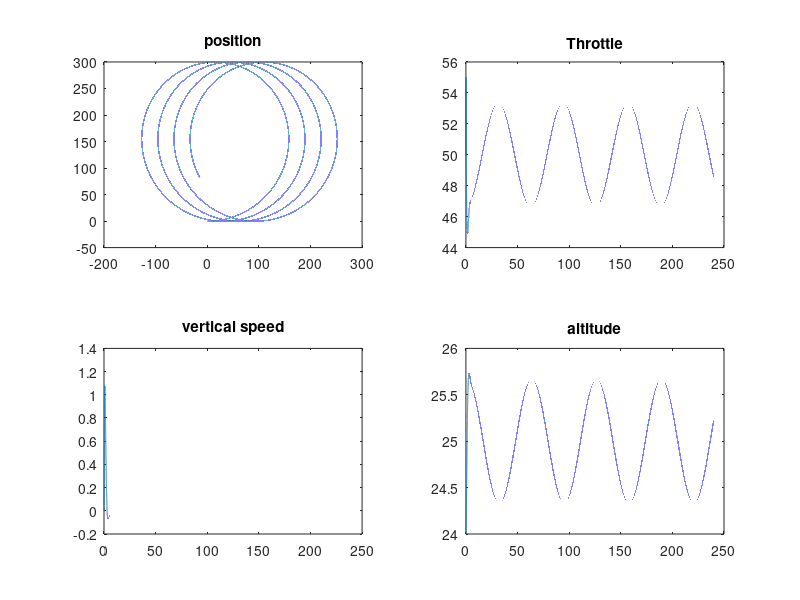

The MATLAB script that drew this image:

% simulation from the equations from Hector

clear all; clc; close all;

%% init
delta_T = 1e-3;
final_time = 240;

m = 1; % mass of the aircraft [kg]
W = m*9.8; % weight force [N]

cl = 9.8/15^2; % coefficient to be determined experimentally
cth = 15/50; % same

kp = 5; % positive gain constant to be also determined experimentally
kvv = 5;
th_nominal = 50; % nominal vlalue of the throttle
th_delta = 0;
hd = 25; % desired altitude [m]
u_theta = 0.1;

w = [1;0]; % wind vector (x, y axis velocity

vv = 0; % vertical velocity
sh = 15; % horizontal speed
h = 24; % altitude
p = [0; 0]; % position
theta = 0; % initial angle
vh = sh * [cos(theta);sin(theta)]; % initial velocity
wbx = dot(w,[cos(theta), sin(theta)]);
vs = cth*(th_nominal + th_delta) + wbx; % initial airspeed


log_time = 0:delta_T:final_time;
log_vv = zeros(length(log_time), 1);
log_h = log_vv;
log_theta = log_vv;
log_sh = log_vv;
log_th_delta = log_vv;
log_p = zeros(length(log_time), 2);
log_vh = log_p;

i = 1;
log_vv(i) = vv;
log_h(i) = h;
log_theta(i) = theta;
log_sh(i) = sh;
log_th_delta(i) = th_delta;
log_p(i, :) = p;
log_vh(i, :) = vh;


%% sim

for time = delta_T:delta_T:final_time

% Vertical dynamics
th_delta = kp*(hd - h) - kvv *vv;
wbx = dot(w,[cos(theta), sin(theta)]);
vs = cth*(th_nominal + th_delta) + wbx;
L = cl * vs*vs;
av = 1/m * (L - W);

vv = vv + av*delta_T;
h = h + vv*delta_T;

% Horizontal unicycle model
sh = cth*(th_nominal + th_delta);
pdot = sh*[cos(theta);sin(theta)] + w;

p = p + pdot*delta_T;
theta = theta + u_theta*delta_T;

% Log
i = i+1;
log_vv(i) = vv;
log_h(i) = h;
log_theta(i) = theta;
log_sh(i) = sh;
log_th_delta(i) = th_delta;
log_p(i, :) = p;
log_vh(i, :) = vh;
    
end

%% plots

subplot(2,2,1);
plot(log_p(:, 1), log_p(:, 2))
title('position');
subplot(2,2,2);
plot(log_time, th_nominal + log_th_delta)
title('Throttle');
subplot(2,2,3);
plot(log_time, log_vv);
title('vertical speed');
subplot(2,2,4);
plot(log_time, log_h);
title('altitude');
